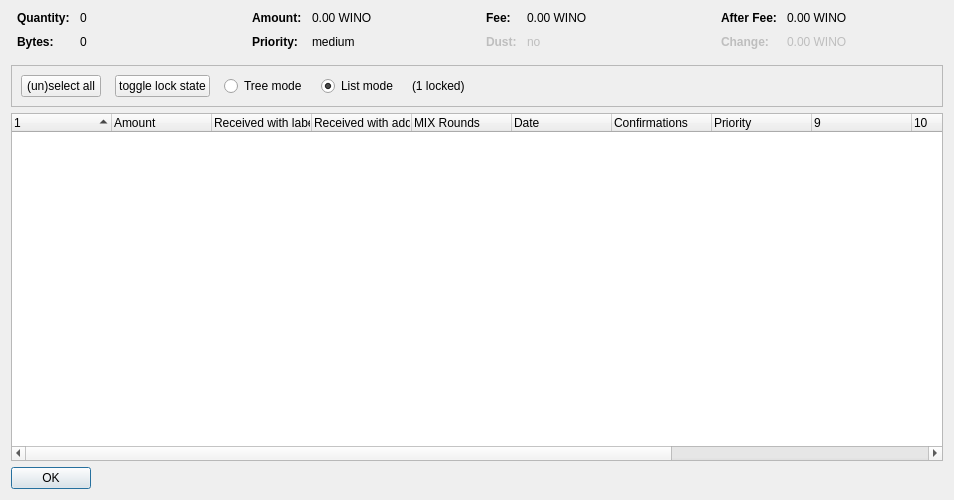
<?xml version="1.0" encoding="UTF-8"?>
<ui version="4.0">
 <class>CoinControlDialog</class>
 <widget class="QDialog" name="CoinControlDialog">
  <property name="geometry">
   <rect>
    <x>0</x>
    <y>0</y>
    <width>954</width>
    <height>500</height>
   </rect>
  </property>
  <property name="windowTitle">
   <string>Coin Selection</string>
  </property>
  <layout class="QVBoxLayout" name="verticalLayout">
   <item>
    <layout class="QHBoxLayout" name="horizontalLayoutTop" stretch="0,0,0,0">
     <property name="topMargin">
      <number>0</number>
     </property>
     <property name="bottomMargin">
      <number>10</number>
     </property>
     <item>
      <layout class="QFormLayout" name="formLayoutCoinControl1">
       <property name="horizontalSpacing">
        <number>10</number>
       </property>
       <property name="verticalSpacing">
        <number>10</number>
       </property>
       <property name="leftMargin">
        <number>6</number>
       </property>
       <property name="rightMargin">
        <number>6</number>
       </property>
       <item row="0" column="0">
        <widget class="QLabel" name="labelCoinControlQuantityText">
         <property name="font">
          <font>
           <weight>75</weight>
           <bold>true</bold>
          </font>
         </property>
         <property name="text">
          <string>Quantity:</string>
         </property>
        </widget>
       </item>
       <item row="0" column="1">
        <widget class="QLabel" name="labelCoinControlQuantity">
         <property name="cursor">
          <cursorShape>IBeamCursor</cursorShape>
         </property>
         <property name="contextMenuPolicy">
          <enum>Qt::ActionsContextMenu</enum>
         </property>
         <property name="text">
          <string notr="true">0</string>
         </property>
         <property name="textInteractionFlags">
          <set>Qt::LinksAccessibleByMouse|Qt::TextSelectableByKeyboard|Qt::TextSelectableByMouse</set>
         </property>
        </widget>
       </item>
       <item row="1" column="0">
        <widget class="QLabel" name="labelCoinControlBytesText">
         <property name="font">
          <font>
           <weight>75</weight>
           <bold>true</bold>
          </font>
         </property>
         <property name="text">
          <string>Bytes:</string>
         </property>
        </widget>
       </item>
       <item row="1" column="1">
        <widget class="QLabel" name="labelCoinControlBytes">
         <property name="cursor">
          <cursorShape>IBeamCursor</cursorShape>
         </property>
         <property name="contextMenuPolicy">
          <enum>Qt::ActionsContextMenu</enum>
         </property>
         <property name="text">
          <string notr="true">0</string>
         </property>
         <property name="textInteractionFlags">
          <set>Qt::LinksAccessibleByMouse|Qt::TextSelectableByKeyboard|Qt::TextSelectableByMouse</set>
         </property>
        </widget>
       </item>
      </layout>
     </item>
     <item>
      <layout class="QFormLayout" name="formLayoutCoinControl2">
       <property name="horizontalSpacing">
        <number>10</number>
       </property>
       <property name="verticalSpacing">
        <number>10</number>
       </property>
       <property name="leftMargin">
        <number>6</number>
       </property>
       <property name="rightMargin">
        <number>6</number>
       </property>
       <item row="0" column="0">
        <widget class="QLabel" name="labelCoinControlAmountText">
         <property name="font">
          <font>
           <weight>75</weight>
           <bold>true</bold>
          </font>
         </property>
         <property name="text">
          <string>Amount:</string>
         </property>
        </widget>
       </item>
       <item row="0" column="1">
        <widget class="QLabel" name="labelCoinControlAmount">
         <property name="cursor">
          <cursorShape>IBeamCursor</cursorShape>
         </property>
         <property name="contextMenuPolicy">
          <enum>Qt::ActionsContextMenu</enum>
         </property>
         <property name="text">
          <string notr="true">0.00 WINO</string>
         </property>
         <property name="textInteractionFlags">
          <set>Qt::LinksAccessibleByMouse|Qt::TextSelectableByKeyboard|Qt::TextSelectableByMouse</set>
         </property>
        </widget>
       </item>
       <item row="1" column="0">
        <widget class="QLabel" name="labelCoinControlPriorityText">
         <property name="font">
          <font>
           <weight>75</weight>
           <bold>true</bold>
          </font>
         </property>
         <property name="text">
          <string>Priority:</string>
         </property>
        </widget>
       </item>
       <item row="1" column="1">
        <widget class="QLabel" name="labelCoinControlPriority">
         <property name="cursor">
          <cursorShape>IBeamCursor</cursorShape>
         </property>
         <property name="contextMenuPolicy">
          <enum>Qt::ActionsContextMenu</enum>
         </property>
         <property name="text">
          <string>medium</string>
         </property>
         <property name="textInteractionFlags">
          <set>Qt::LinksAccessibleByMouse|Qt::TextSelectableByKeyboard|Qt::TextSelectableByMouse</set>
         </property>
        </widget>
       </item>
      </layout>
     </item>
     <item>
      <layout class="QFormLayout" name="formLayoutCoinControl3">
       <property name="horizontalSpacing">
        <number>10</number>
       </property>
       <property name="verticalSpacing">
        <number>10</number>
       </property>
       <property name="leftMargin">
        <number>6</number>
       </property>
       <property name="rightMargin">
        <number>6</number>
       </property>
       <item row="0" column="0">
        <widget class="QLabel" name="labelCoinControlFeeText">
         <property name="font">
          <font>
           <weight>75</weight>
           <bold>true</bold>
          </font>
         </property>
         <property name="text">
          <string>Fee:</string>
         </property>
        </widget>
       </item>
       <item row="0" column="1">
        <widget class="QLabel" name="labelCoinControlFee">
         <property name="cursor">
          <cursorShape>IBeamCursor</cursorShape>
         </property>
         <property name="contextMenuPolicy">
          <enum>Qt::ActionsContextMenu</enum>
         </property>
         <property name="text">
          <string notr="true">0.00 WINO</string>
         </property>
         <property name="textInteractionFlags">
          <set>Qt::LinksAccessibleByMouse|Qt::TextSelectableByKeyboard|Qt::TextSelectableByMouse</set>
         </property>
        </widget>
       </item>
       <item row="1" column="0">
        <widget class="QLabel" name="labelCoinControlLowOutputText">
         <property name="enabled">
          <bool>false</bool>
         </property>
         <property name="font">
          <font>
           <weight>75</weight>
           <bold>true</bold>
          </font>
         </property>
         <property name="text">
          <string>Dust:</string>
         </property>
        </widget>
       </item>
       <item row="1" column="1">
        <widget class="QLabel" name="labelCoinControlLowOutput">
         <property name="enabled">
          <bool>false</bool>
         </property>
         <property name="cursor">
          <cursorShape>IBeamCursor</cursorShape>
         </property>
         <property name="contextMenuPolicy">
          <enum>Qt::ActionsContextMenu</enum>
         </property>
         <property name="text">
          <string>no</string>
         </property>
         <property name="textInteractionFlags">
          <set>Qt::LinksAccessibleByMouse|Qt::TextSelectableByKeyboard|Qt::TextSelectableByMouse</set>
         </property>
        </widget>
       </item>
      </layout>
     </item>
     <item>
      <layout class="QFormLayout" name="formLayoutCoinControl4">
       <property name="horizontalSpacing">
        <number>10</number>
       </property>
       <property name="verticalSpacing">
        <number>10</number>
       </property>
       <property name="leftMargin">
        <number>6</number>
       </property>
       <property name="rightMargin">
        <number>6</number>
       </property>
       <item row="0" column="0">
        <widget class="QLabel" name="labelCoinControlAfterFeeText">
         <property name="font">
          <font>
           <weight>75</weight>
           <bold>true</bold>
          </font>
         </property>
         <property name="text">
          <string>After Fee:</string>
         </property>
        </widget>
       </item>
       <item row="0" column="1">
        <widget class="QLabel" name="labelCoinControlAfterFee">
         <property name="cursor">
          <cursorShape>IBeamCursor</cursorShape>
         </property>
         <property name="contextMenuPolicy">
          <enum>Qt::ActionsContextMenu</enum>
         </property>
         <property name="text">
          <string notr="true">0.00 WINO</string>
         </property>
         <property name="textInteractionFlags">
          <set>Qt::LinksAccessibleByMouse|Qt::TextSelectableByKeyboard|Qt::TextSelectableByMouse</set>
         </property>
        </widget>
       </item>
       <item row="1" column="0">
        <widget class="QLabel" name="labelCoinControlChangeText">
         <property name="enabled">
          <bool>false</bool>
         </property>
         <property name="font">
          <font>
           <weight>75</weight>
           <bold>true</bold>
          </font>
         </property>
         <property name="text">
          <string>Change:</string>
         </property>
        </widget>
       </item>
       <item row="1" column="1">
        <widget class="QLabel" name="labelCoinControlChange">
         <property name="enabled">
          <bool>false</bool>
         </property>
         <property name="cursor">
          <cursorShape>IBeamCursor</cursorShape>
         </property>
         <property name="contextMenuPolicy">
          <enum>Qt::ActionsContextMenu</enum>
         </property>
         <property name="text">
          <string notr="true">0.00 WINO</string>
         </property>
         <property name="textInteractionFlags">
          <set>Qt::LinksAccessibleByMouse|Qt::TextSelectableByKeyboard|Qt::TextSelectableByMouse</set>
         </property>
        </widget>
       </item>
      </layout>
     </item>
    </layout>
   </item>
   <item>
    <widget class="QFrame" name="frame">
     <property name="minimumSize">
      <size>
       <width>0</width>
       <height>40</height>
      </size>
     </property>
     <property name="frameShape">
      <enum>QFrame::StyledPanel</enum>
     </property>
     <property name="frameShadow">
      <enum>QFrame::Sunken</enum>
     </property>
     <layout class="QHBoxLayout" name="horizontalLayout">
      <item>
       <layout class="QHBoxLayout" name="horizontalLayoutPanel" stretch="0,0,0,0,0,0">
        <property name="spacing">
         <number>14</number>
        </property>
        <item>
         <widget class="QPushButton" name="pushButtonSelectAll">
          <property name="sizePolicy">
           <sizepolicy hsizetype="Maximum" vsizetype="Fixed">
            <horstretch>0</horstretch>
            <verstretch>0</verstretch>
           </sizepolicy>
          </property>
          <property name="text">
           <string>(un)select all</string>
          </property>
          <property name="autoDefault">
           <bool>false</bool>
          </property>
         </widget>
        </item>
        <item>
         <widget class="QPushButton" name="pushButtonToggleLock">
          <property name="sizePolicy">
           <sizepolicy hsizetype="Maximum" vsizetype="Fixed">
            <horstretch>0</horstretch>
            <verstretch>0</verstretch>
           </sizepolicy>
          </property>
          <property name="text">
           <string>toggle lock state</string>
          </property>
          <property name="autoDefault">
           <bool>false</bool>
          </property>
         </widget>
        </item>
        <item>
         <widget class="QRadioButton" name="radioTreeMode">
          <property name="sizePolicy">
           <sizepolicy hsizetype="Maximum" vsizetype="Fixed">
            <horstretch>0</horstretch>
            <verstretch>0</verstretch>
           </sizepolicy>
          </property>
          <property name="text">
           <string>Tree mode</string>
          </property>
         </widget>
        </item>
        <item>
         <widget class="QRadioButton" name="radioListMode">
          <property name="sizePolicy">
           <sizepolicy hsizetype="Maximum" vsizetype="Fixed">
            <horstretch>0</horstretch>
            <verstretch>0</verstretch>
           </sizepolicy>
          </property>
          <property name="text">
           <string>List mode</string>
          </property>
          <property name="checked">
           <bool>true</bool>
          </property>
         </widget>
        </item>
        <item>
         <widget class="QLabel" name="labelLocked">
          <property name="text">
           <string>(1 locked)</string>
          </property>
         </widget>
        </item>
        <item>
         <spacer name="horizontalSpacer">
          <property name="orientation">
           <enum>Qt::Horizontal</enum>
          </property>
          <property name="sizeHint" stdset="0">
           <size>
            <width>40</width>
            <height>20</height>
           </size>
          </property>
         </spacer>
        </item>
       </layout>
      </item>
     </layout>
    </widget>
   </item>
   <item>
    <widget class="CoinControlTreeWidget" name="treeWidget">
     <property name="contextMenuPolicy">
      <enum>Qt::CustomContextMenu</enum>
     </property>
     <property name="sortingEnabled">
      <bool>false</bool>
     </property>
     <property name="columnCount">
      <number>13</number>
     </property>
     <attribute name="headerShowSortIndicator" stdset="0">
      <bool>true</bool>
     </attribute>
     <attribute name="headerStretchLastSection">
      <bool>false</bool>
     </attribute>
     <column>
      <property name="text">
       <string/>
      </property>
     </column>
     <column>
      <property name="text">
       <string>Amount</string>
      </property>
     </column>
     <column>
      <property name="text">
       <string>Received with label</string>
      </property>
     </column>
     <column>
      <property name="text">
       <string>Received with address</string>
      </property>
     </column>
     <column>
      <property name="text">
       <string>MIX Rounds</string>
      </property>
     </column>
     <column>
      <property name="text">
       <string>Date</string>
      </property>
     </column>
     <column>
      <property name="text">
       <string>Confirmations</string>
      </property>
      <property name="toolTip">
       <string>Confirmed</string>
      </property>
     </column>
     <column>
      <property name="text">
       <string>Priority</string>
      </property>
     </column>
     <column>
      <property name="text">
       <string/>
      </property>
     </column>
     <column>
      <property name="text">
       <string/>
      </property>
     </column>
     <column>
      <property name="text">
       <string/>
      </property>
     </column>
     <column>
      <property name="text">
       <string/>
      </property>
     </column>
     <column>
      <property name="text">
       <string/>
      </property>
     </column>
    </widget>
   </item>
   <item>
    <widget class="QDialogButtonBox" name="buttonBox">
     <property name="sizePolicy">
      <sizepolicy hsizetype="Maximum" vsizetype="Fixed">
       <horstretch>0</horstretch>
       <verstretch>0</verstretch>
      </sizepolicy>
     </property>
     <property name="orientation">
      <enum>Qt::Horizontal</enum>
     </property>
     <property name="standardButtons">
      <set>QDialogButtonBox::Ok</set>
     </property>
    </widget>
   </item>
  </layout>
 </widget>
 <customwidgets>
  <customwidget>
   <class>CoinControlTreeWidget</class>
   <extends>QTreeWidget</extends>
   <header>coincontroltreewidget.h</header>
  </customwidget>
 </customwidgets>
 <resources/>
 <connections/>
</ui>
